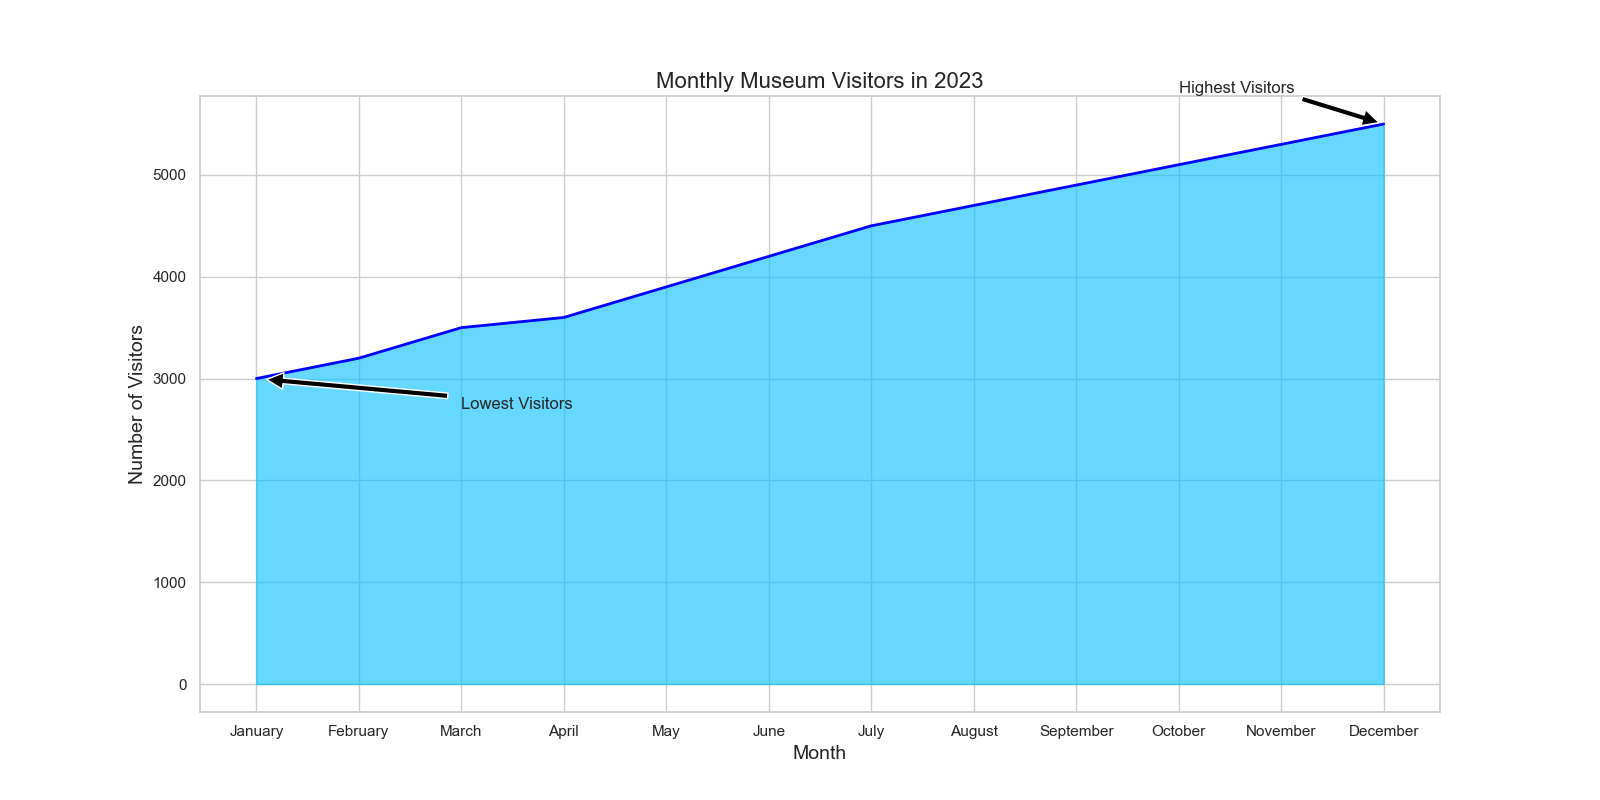

Reproduce this figure in Python.

import matplotlib.pyplot as plt
import pandas as pd

# Data
data = {
    'Month': ['January', 'February', 'March', 'April', 'May', 'June', 
              'July', 'August', 'September', 'October', 'November', 'December'],
    'Visitors': [3000, 3200, 3500, 3600, 3900, 4200, 4500, 4700, 4900, 5100, 5300, 5500]
}

# Create DataFrame
df = pd.DataFrame(data)

# Plot
plt.figure(figsize=(16, 8))
plt.fill_between(df['Month'], df['Visitors'], color='#00BFFF', alpha=0.6)
plt.plot(df['Month'], df['Visitors'], color='#0000FF', linewidth=2)

# Annotations
plt.annotate('Highest Visitors', xy=('December', 5500), xytext=('October', 5800),
             arrowprops=dict(facecolor='black', shrink=0.05))
plt.annotate('Lowest Visitors', xy=('January', 3000), xytext=('March', 2700),
             arrowprops=dict(facecolor='black', shrink=0.05))

# Titles and labels
plt.title('Monthly Museum Visitors in 2023', fontsize=16)
plt.xlabel('Month', fontsize=14)
plt.ylabel('Number of Visitors', fontsize=14)

# Show plot
plt.show()
